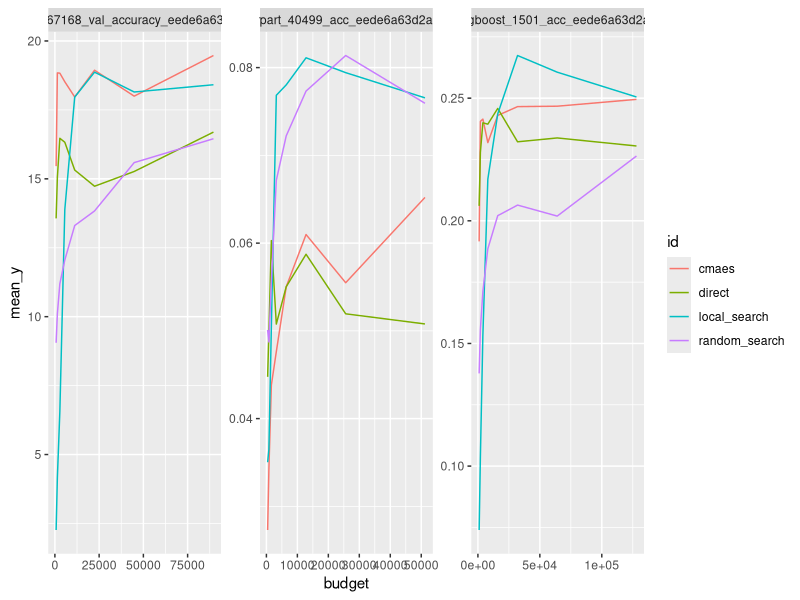

Here is the R script that generated this plot:
library(ggplot2)
library(data.table)

options(width = 200)

results = fread("acquisiton_optimizer/results_pure_numeric.csv")

aggr = results[, 
 list(mean_y = mean(y), 
      n = .N), by = .(problem, id, d, budget)][order(problem, id, d, budget)]

results[, 
 list(mean_runtime = mean(runtime), 
      sd_runtime = sd(runtime)), by = .(problem, id, budget)][order(problem, id, budget)]

pdf("test.pdf", width = 20, height = 10)
ggplot(aggr, aes(x = budget, y = mean_y, color = id)) +
  geom_line() +
  facet_wrap(~problem, scales = "free")
dev.off()
